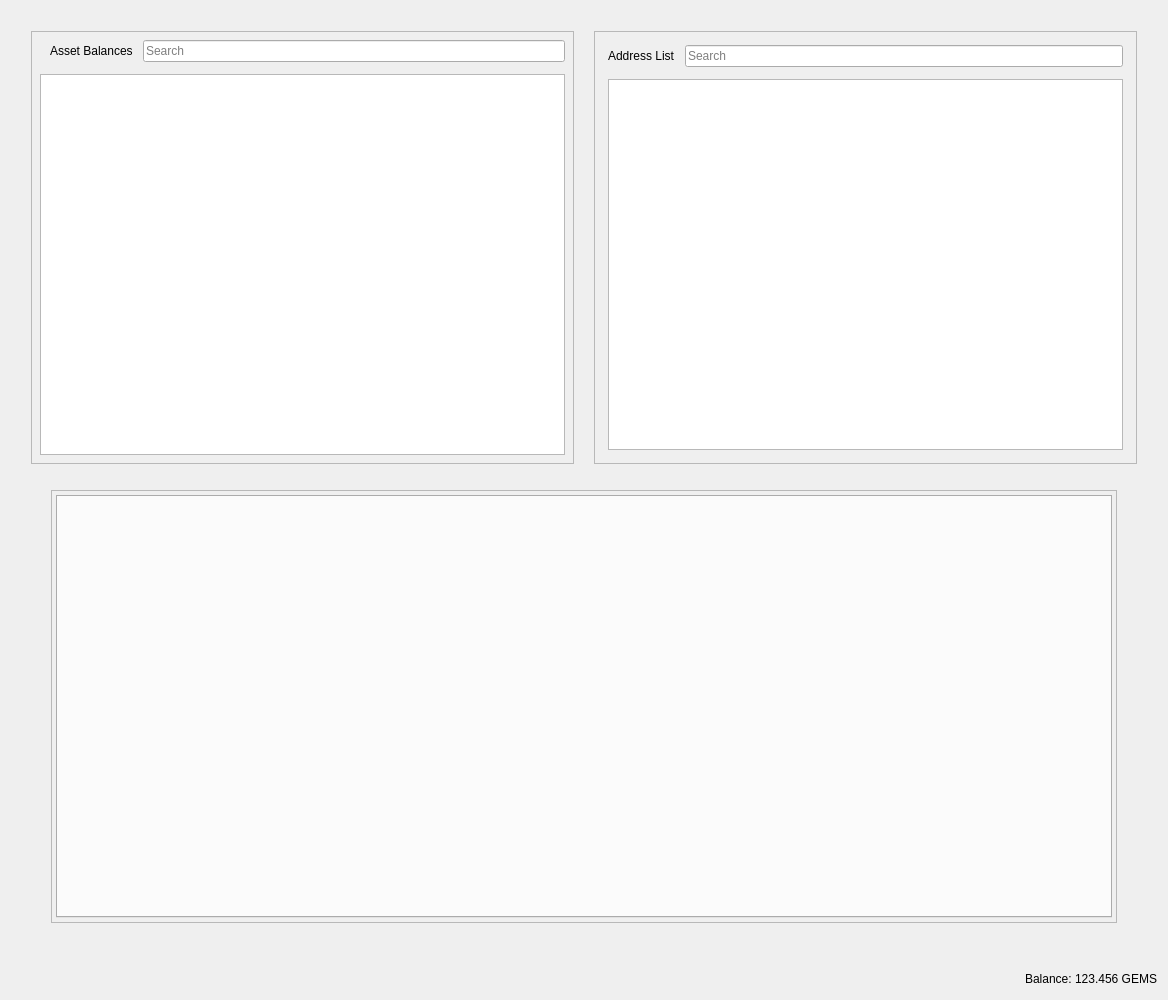
<?xml version="1.0" encoding="UTF-8"?>
<ui version="4.0">
 <class>RestrictedAssetsDialog</class>
 <widget class="QDialog" name="RestrictedAssetsDialog">
  <property name="geometry">
   <rect>
    <x>0</x>
    <y>0</y>
    <width>1168</width>
    <height>1000</height>
   </rect>
  </property>
  <property name="windowTitle">
   <string>Send Coins</string>
  </property>
  <layout class="QVBoxLayout" name="verticalLayout">
   <item>
    <layout class="QHBoxLayout" name="horizontalLayout">
     <property name="spacing">
      <number>20</number>
     </property>
     <property name="leftMargin">
      <number>20</number>
     </property>
     <property name="topMargin">
      <number>20</number>
     </property>
     <property name="rightMargin">
      <number>20</number>
     </property>
     <property name="bottomMargin">
      <number>20</number>
     </property>
     <item>
      <widget class="QFrame" name="frameAssetBalance">
       <property name="frameShape">
        <enum>QFrame::StyledPanel</enum>
       </property>
       <property name="frameShadow">
        <enum>QFrame::Raised</enum>
       </property>
       <layout class="QVBoxLayout" name="verticalLayout_7">
        <property name="spacing">
         <number>12</number>
        </property>
        <property name="leftMargin">
         <number>4</number>
        </property>
        <property name="topMargin">
         <number>4</number>
        </property>
        <property name="rightMargin">
         <number>4</number>
        </property>
        <property name="bottomMargin">
         <number>4</number>
        </property>
        <item>
         <layout class="QVBoxLayout" name="verticalLayout_4">
          <property name="spacing">
           <number>12</number>
          </property>
          <property name="leftMargin">
           <number>4</number>
          </property>
          <property name="topMargin">
           <number>4</number>
          </property>
          <property name="rightMargin">
           <number>4</number>
          </property>
          <property name="bottomMargin">
           <number>4</number>
          </property>
          <item>
           <layout class="QHBoxLayout" name="horizontalLayout_8">
            <property name="spacing">
             <number>10</number>
            </property>
            <property name="leftMargin">
             <number>10</number>
            </property>
            <item>
             <widget class="QLabel" name="labelAssetBalance">
              <property name="text">
               <string>Asset Balances</string>
              </property>
             </widget>
            </item>
            <item>
             <widget class="QLineEdit" name="lineEditAssetSearch">
              <property name="placeholderText">
               <string>Search</string>
              </property>
             </widget>
            </item>
           </layout>
          </item>
          <item>
           <widget class="QTableView" name="listAssets"/>
          </item>
         </layout>
        </item>
       </layout>
      </widget>
     </item>
     <item>
      <widget class="QFrame" name="frameAddressList">
       <property name="frameShape">
        <enum>QFrame::StyledPanel</enum>
       </property>
       <property name="frameShadow">
        <enum>QFrame::Raised</enum>
       </property>
       <layout class="QVBoxLayout" name="verticalLayout_10">
        <property name="spacing">
         <number>12</number>
        </property>
        <item>
         <layout class="QVBoxLayout" name="verticalLayout_9">
          <property name="spacing">
           <number>12</number>
          </property>
          <property name="leftMargin">
           <number>4</number>
          </property>
          <property name="topMargin">
           <number>4</number>
          </property>
          <property name="rightMargin">
           <number>4</number>
          </property>
          <property name="bottomMargin">
           <number>4</number>
          </property>
          <item>
           <layout class="QHBoxLayout" name="horizontalLayout_9">
            <property name="spacing">
             <number>10</number>
            </property>
            <property name="leftMargin">
             <number>0</number>
            </property>
            <property name="topMargin">
             <number>0</number>
            </property>
            <property name="rightMargin">
             <number>0</number>
            </property>
            <property name="bottomMargin">
             <number>0</number>
            </property>
            <item>
             <widget class="QLabel" name="labelAddressList">
              <property name="text">
               <string>Address List</string>
              </property>
             </widget>
            </item>
            <item>
             <widget class="QLineEdit" name="lineEditAddressSearch">
              <property name="placeholderText">
               <string>Search</string>
              </property>
             </widget>
            </item>
           </layout>
          </item>
          <item>
           <widget class="QTableView" name="myAddressList"/>
          </item>
         </layout>
        </item>
       </layout>
      </widget>
     </item>
    </layout>
   </item>
   <item>
    <layout class="QHBoxLayout" name="horizontalLayout_4">
     <property name="spacing">
      <number>34</number>
     </property>
     <property name="leftMargin">
      <number>40</number>
     </property>
     <property name="topMargin">
      <number>0</number>
     </property>
     <property name="rightMargin">
      <number>40</number>
     </property>
     <property name="bottomMargin">
      <number>40</number>
     </property>
     <item>
      <widget class="QFrame" name="tabFrame">
       <property name="frameShape">
        <enum>QFrame::StyledPanel</enum>
       </property>
       <property name="frameShadow">
        <enum>QFrame::Raised</enum>
       </property>
       <layout class="QVBoxLayout" name="verticalLayout_8">
        <property name="spacing">
         <number>12</number>
        </property>
        <property name="leftMargin">
         <number>4</number>
        </property>
        <property name="topMargin">
         <number>4</number>
        </property>
        <property name="rightMargin">
         <number>4</number>
        </property>
        <property name="bottomMargin">
         <number>4</number>
        </property>
        <item>
         <widget class="QTabWidget" name="tabWidget">
          <property name="tabPosition">
           <enum>QTabWidget::North</enum>
          </property>
          <property name="tabShape">
           <enum>QTabWidget::Rounded</enum>
          </property>
          <property name="currentIndex">
           <number>-1</number>
          </property>
          <property name="elideMode">
           <enum>Qt::ElideNone</enum>
          </property>
         </widget>
        </item>
       </layout>
      </widget>
     </item>
    </layout>
   </item>
   <item>
    <layout class="QHBoxLayout" name="horizontalLayout_2">
     <property name="spacing">
      <number>3</number>
     </property>
     <item>
      <spacer name="horizontalSpacer">
       <property name="orientation">
        <enum>Qt::Horizontal</enum>
       </property>
       <property name="sizeHint" stdset="0">
        <size>
         <width>40</width>
         <height>20</height>
        </size>
       </property>
      </spacer>
     </item>
     <item alignment="Qt::AlignRight">
      <widget class="QLabel" name="label">
       <property name="sizePolicy">
        <sizepolicy hsizetype="Preferred" vsizetype="Fixed">
         <horstretch>0</horstretch>
         <verstretch>0</verstretch>
        </sizepolicy>
       </property>
       <property name="text">
        <string>Balance:</string>
       </property>
      </widget>
     </item>
     <item alignment="Qt::AlignRight">
      <widget class="QLabel" name="labelBalance">
       <property name="sizePolicy">
        <sizepolicy hsizetype="Preferred" vsizetype="Fixed">
         <horstretch>0</horstretch>
         <verstretch>0</verstretch>
        </sizepolicy>
       </property>
       <property name="cursor">
        <cursorShape>IBeamCursor</cursorShape>
       </property>
       <property name="text">
        <string notr="true">123.456 GEMS</string>
       </property>
       <property name="textInteractionFlags">
        <set>Qt::LinksAccessibleByMouse|Qt::TextSelectableByKeyboard|Qt::TextSelectableByMouse</set>
       </property>
      </widget>
     </item>
    </layout>
   </item>
  </layout>
 </widget>
 <resources>
  <include location="../gemma.qrc"/>
 </resources>
 <connections/>
</ui>
